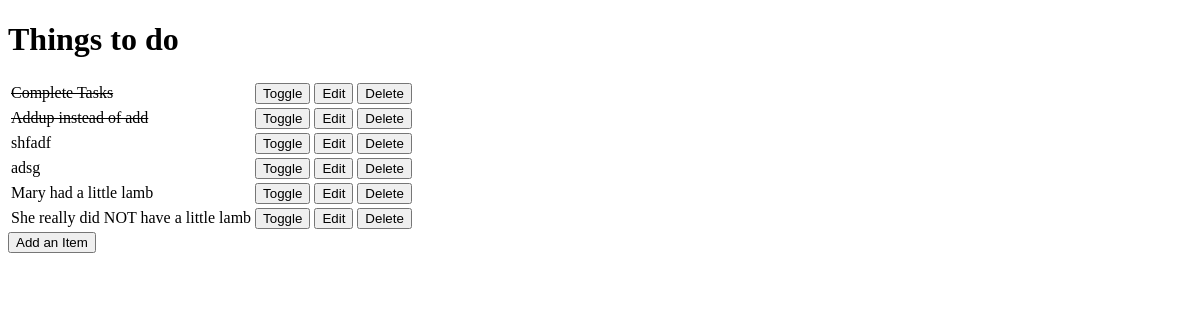
Before: / with the older database file.
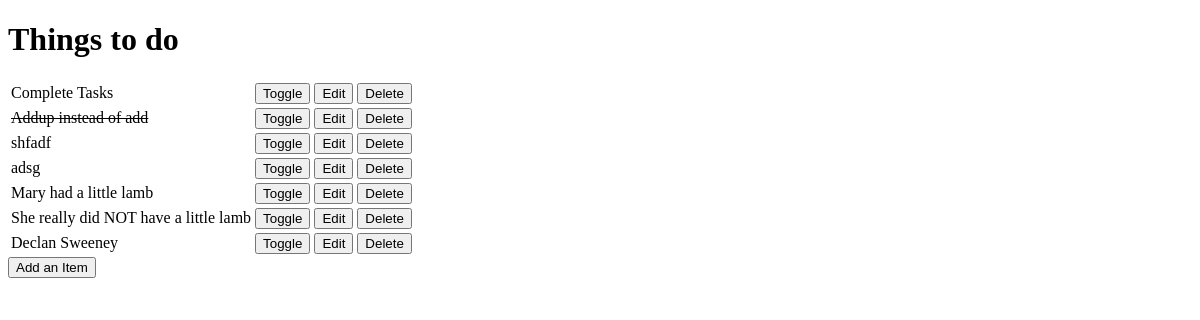
After: the same page with the newer database file.
### todo/models.py (models this page shows, shortened)
class Item(models.Model):
    name = models.CharField(max_length=50, null=False, blank=False)
    done = models.BooleanField(null=False, blank=False, default=False)
    '''
    Returns the NAME of the object instead of the Type of object as defined
    in line 590 of
    https://github.com/django/django/blob/main/django/db/models/base.py
    '''

### todo/views.py (the view)
# urls.py: path('', views.get_todo_list, name='get_todo_list'),
def get_todo_list(request):
    items = Item.objects.all()
    context = {
        'items': items
    }
    return render(request, 'todo/todo_list.html', context)

### todo/templates/todo/todo_list.html (shortened to what this page needs)
<!DOCTYPE html>
<html lang="en">
<head>
</head>
<body>
    <h1>Things to do</h1>
    <table>
        {% for item in items %}
            <tr>
                {% if item.done %}
                    <td><s>{{item.name}}</s></td>
                {% else %}
                    <td>{{item.name}}</td>
                {% endif %}
                <td><a href="/toggle/{{ item.id }}"><button>Toggle</button></a> </td>
                <td><a href="/edit/{{ item.id }}"><button>Edit</button></a> </td>
                <td><a href="/delete/{{ item.id }}"><button>Delete</button></a> </td>
            </tr>
        {% empty %}
        <tr><td>You have nothing to do.</td></tr>
        {% endfor %}
    </table>
    <a href="/add"><button>Add an Item</button></a>
</body>
</html>

Changed rows visible on the page:
changed Item "Complete Tasks": done True → False (drawn)
added Item: name "Declan Sweeney"
